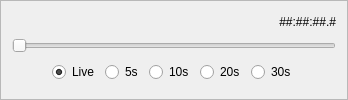
            <widget class="QFrame" name="frame_5">
             <property name="frameShape">
              <enum>QFrame::StyledPanel</enum>
             </property>
             <property name="frameShadow">
              <enum>QFrame::Raised</enum>
             </property>
             <layout class="QVBoxLayout" name="verticalLayout_6">
              <item>
               <widget class="QLabel" name="label_4">
                <property name="sizePolicy">
                 <sizepolicy hsizetype="Preferred" vsizetype="Maximum">
                  <horstretch>0</horstretch>
                  <verstretch>0</verstretch>
                 </sizepolicy>
                </property>
                <property name="text">
                 <string>##:##:##.#</string>
                </property>
                <property name="alignment">
                 <set>Qt::AlignRight|Qt::AlignTrailing|Qt::AlignVCenter</set>
                </property>
               </widget>
              </item>
              <item>
               <widget class="QSlider" name="horizontalSlider">
                <property name="sizePolicy">
                 <sizepolicy hsizetype="Expanding" vsizetype="Fixed">
                  <horstretch>0</horstretch>
                  <verstretch>0</verstretch>
                 </sizepolicy>
                </property>
                <property name="orientation">
                 <enum>Qt::Horizontal</enum>
                </property>
               </widget>
              </item>
              <item>
               <layout class="QHBoxLayout" name="horizontalLayout_17">
                <item>
                 <spacer name="horizontalSpacer">
                  <property name="orientation">
                   <enum>Qt::Horizontal</enum>
                  </property>
                  <property name="sizeType">
                   <enum>QSizePolicy::MinimumExpanding</enum>
                  </property>
                  <property name="sizeHint" stdset="0">
                   <size>
                    <width>40</width>
                    <height>20</height>
                   </size>
                  </property>
                 </spacer>
                </item>
                <item>
                 <widget class="QRadioButton" name="radioButton_2">
                  <property name="sizePolicy">
                   <sizepolicy hsizetype="Fixed" vsizetype="Fixed">
                    <horstretch>0</horstretch>
                    <verstretch>0</verstretch>
                   </sizepolicy>
                  </property>
                  <property name="text">
                   <string>Live</string>
                  </property>
                  <property name="checked">
                   <bool>true</bool>
                  </property>
                 </widget>
                </item>
                <item>
                 <widget class="QRadioButton" name="radioButton_5">
                  <property name="sizePolicy">
                   <sizepolicy hsizetype="Fixed" vsizetype="Fixed">
                    <horstretch>0</horstretch>
                    <verstretch>0</verstretch>
                   </sizepolicy>
                  </property>
                  <property name="text">
                   <string>5s</string>
                  </property>
                 </widget>
                </item>
                <item>
                 <widget class="QRadioButton" name="radioButton_4">
                  <property name="sizePolicy">
                   <sizepolicy hsizetype="Fixed" vsizetype="Fixed">
                    <horstretch>0</horstretch>
                    <verstretch>0</verstretch>
                   </sizepolicy>
                  </property>
                  <property name="text">
                   <string>10s</string>
                  </property>
                 </widget>
                </item>
                <item>
                 <widget class="QRadioButton" name="radioButton_3">
                  <property name="sizePolicy">
                   <sizepolicy hsizetype="Fixed" vsizetype="Fixed">
                    <horstretch>0</horstretch>
                    <verstretch>0</verstretch>
                   </sizepolicy>
                  </property>
                  <property name="text">
                   <string>20s</string>
                  </property>
                 </widget>
                </item>
                <item>
                 <widget class="QRadioButton" name="radioButton">
                  <property name="sizePolicy">
                   <sizepolicy hsizetype="Fixed" vsizetype="Fixed">
                    <horstretch>0</horstretch>
                    <verstretch>0</verstretch>
                   </sizepolicy>
                  </property>
                  <property name="text">
                   <string>30s</string>
                  </property>
                 </widget>
                </item>
                <item>
                 <spacer name="horizontalSpacer_2">
                  <property name="orientation">
                   <enum>Qt::Horizontal</enum>
                  </property>
                  <property name="sizeType">
                   <enum>QSizePolicy::MinimumExpanding</enum>
                  </property>
                  <property name="sizeHint" stdset="0">
                   <size>
                    <width>40</width>
                    <height>20</height>
                   </size>
                  </property>
                 </spacer>
                </item>
               </layout>
              </item>
             </layout>
            </widget>
